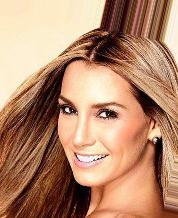
#> input picture faces/000001.jpg, 178 x 218 px; its folder holds only this picture in this run
$ jupyter execute 10_Eigenfaces.ipynb
#> lines starting #> are read from the running program, lines starting #| are printed output that depends on the picture
[cell 1]
# Import necessary packages
from __future__ import print_function
import os
import sys
import cv2
import numpy as np

[cell 2]
# Create data matrix from a list of images
def createDataMatrix(images):
	print("Creating data matrix",end=" ... ")
	'''
	Allocate space for all images in one data matrix.
	The size of the data matrix is
	( w  * h  * 3, numImages )
	where,
	w = width of an image in the dataset.
	h = height of an image in the dataset.
	3 is for the 3 color channels.
	'''

	numImages = len(images)
	sz = images[0].shape
	data = np.zeros((numImages, sz[0] * sz[1] * sz[2]), dtype=np.float32)
	for i in range(0, numImages):
		image = images[i].flatten()
		data[i,:] = image

	print("DONE")
	return data

[cell 3]
# Read images from the directory
def readImages(path):
#> called with path = 'faces'
	print("Reading images from " + path, end="...")
	# Create array of array of images.
	images = []
	# List all files in the directory and read points from text files one by one
	for filePath in sorted(os.listdir(path)):
		fileExt = os.path.splitext(filePath)[1]
		if fileExt in [".jpg", ".jpeg"]:

			# Add to array of images
			imagePath = os.path.join(path, filePath)
			im = cv2.imread(imagePath)
#> im is the input picture: shape (218, 178, 3); mean B, G, R 109.7, 137.1, 181

			if im is None :
				print("image:{} not read properly".format(imagePath))
			else :
				# Convert image to floating point
				im = np.float32(im)/255.0
				# Add image to list
				images.append(im)
				# Flip image
				imFlip = cv2.flip(im, 1);
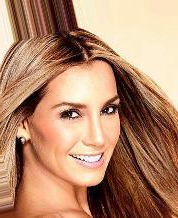
#> imFlip: shape (218, 178, 3) float32; mean B, G, R 0.43, 0.537, 0.71
				# Append flipped image
				images.append(imFlip)
	numImages = int(len(images) / 2)
#> numImages = 1
	# Exit if no image found
	if numImages == 0 :
		print("No images found")
		sys.exit(0)

	print(str(numImages) + " files read.")
#| 1 files read.
	return images

[cell 4]
# Add the weighted eigen faces to the mean face
def createNewFace(*args):
	# Start with the mean image
	output = averageFace

	# Add the eigen faces with the weights
	for i in range(0, NUM_EIGEN_FACES):
		'''
		OpenCV does not allow slider values to be negative.
		So we use weight = sliderValue - MAX_SLIDER_VALUE / 2
		'''
		sliderValues[i] = cv2.getTrackbarPos("Weight" + str(i), "Trackbars");
		weight = sliderValues[i] - MAX_SLIDER_VALUE/2
		output = np.add(output, eigenFaces[i] * weight)

	# Display Result at 2x size
	output = cv2.resize(output, (0,0), fx=2, fy=2)
	cv2.imshow("Result", output)

[cell 5]
def resetSliderValues(*args):
	for i in range(0, NUM_EIGEN_FACES):
		cv2.setTrackbarPos("Weight" + str(i), "Trackbars", int(MAX_SLIDER_VALUE/2));
	createNewFace()

[cell 6]
# Number of EigenFaces
NUM_EIGEN_FACES = 10

# Maximum weight
MAX_SLIDER_VALUE = 255

# Directory containing images
dirName = "faces"

# Read images
images = readImages(dirName)
#> images = 2 items

# Size of images
sz = images[0].shape
#> sz = (218, 178, 3)

# Create data matrix for PCA.
data = createDataMatrix(images)
#> in createDataMatrix, `numImages = len(images)`: numImages = 2

# Compute the eigenvectors from the stack of images created
print("Calculating PCA ", end="...")
mean, eigenVectors = cv2.PCACompute(data, mean=None, maxComponents=NUM_EIGEN_FACES)
print ("DONE")

averageFace = mean.reshape(sz)
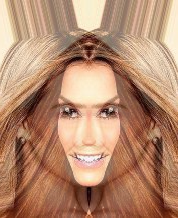
#> averageFace: shape (218, 178, 3) float32; mean of channels 0, 1, 2 0.43, 0.538, 0.71; drawn as B, G, R

eigenFaces = [];

for eigenVector in eigenVectors:
    eigenFace = eigenVector.reshape(sz)
    eigenFaces.append(eigenFace)
#> this loop made 2 passes
#> pass 1, `eigenFace = eigenVector.reshape(sz)`:
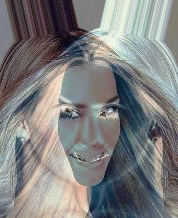
#> eigenFace: shape (218, 178, 3) float32; mean of channels 0, 1, 2 -2.02e-12, 2.64e-13, -3.72e-12; drawn with min black and max white
#> pass 2, `eigenFace = eigenVector.reshape(sz)`:
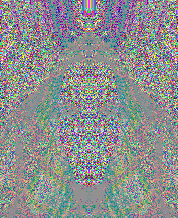
#> eigenFace: shape (218, 178, 3) float32; mean of channels 0, 1, 2 -0.000125, -0.00016, -0.000282; drawn with min black and max white
#> after the loop, eigenFaces = 2 items

# Create window for displaying Mean Face
cv2.namedWindow("Result", cv2.WINDOW_AUTOSIZE)

# Display result at 2x size
output = cv2.resize(averageFace, (0,0), fx=2, fy=2)
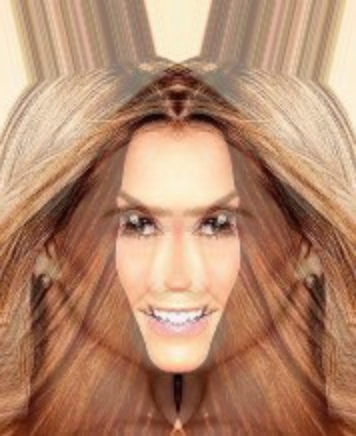
#> output: shape (436, 356, 3) float32; mean of channels 0, 1, 2 0.43, 0.537, 0.71; drawn as B, G, R
cv2.imshow("Result", output)

# Create Window for trackbars
cv2.namedWindow("Trackbars", cv2.WINDOW_AUTOSIZE)

sliderValues = []

# Create Trackbars
for i in range(0, NUM_EIGEN_FACES):
    sliderValues.append(int(MAX_SLIDER_VALUE/2))
    cv2.createTrackbar( "Weight" + str(i), "Trackbars", int(MAX_SLIDER_VALUE/2), MAX_SLIDER_VALUE, createNewFace)

# You can reset the sliders by clicking on the mean image.
cv2.setMouseCallback("Result", resetSliderValues);

print('''Usage:
Change the weights using the sliders
Click on the result window to reset sliders
Hit ESC to terminate program.''')

cv2.waitKey(0)
cv2.destroyAllWindows()

$ run again, on faces/000012.jpg
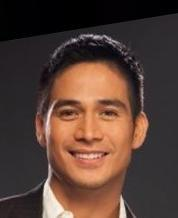
#> input picture faces/000012.jpg, 178 x 218 px
#> in readImages, im is the input picture: shape (218, 178, 3); mean B, G, R 53.8, 62.8, 85.8
#> in readImages, `imFlip = cv2.flip(im, 1);`:
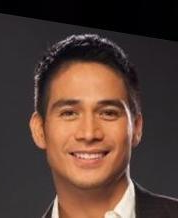
#> imFlip: shape (218, 178, 3) float32; mean B, G, R 0.211, 0.246, 0.336
#> in readImages, `numImages = int(len(images) / 2)`: numImages = 1
#| 1 files read.
#> images = 2 items
#> in createDataMatrix, `numImages = len(images)`: numImages = 2
#> the loop `for eigenVector in eigenVectors:` made 2 passes
#> pass 2, `eigenFace = eigenVector.reshape(sz)`:
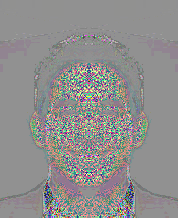
#> eigenFace: shape (218, 178, 3) float32; mean of channels 0, 1, 2 -0.000322, -0.00028, -0.000143; drawn with min black and max white
#> after the loop `for eigenVector in eigenVectors:`: eigenFaces = 2 items

$ run again, on faces/000013.jpg
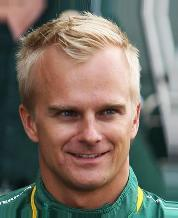
#> input picture faces/000013.jpg, 178 x 218 px
#> in readImages, im is the input picture: shape (218, 178, 3); mean B, G, R 103, 113.4, 121.8
#> in readImages, `imFlip = cv2.flip(im, 1);`:
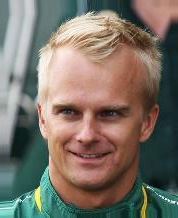
#> imFlip: shape (218, 178, 3) float32; mean B, G, R 0.404, 0.445, 0.478
#> in readImages, `numImages = int(len(images) / 2)`: numImages = 1
#| 1 files read.
#> images = 2 items
#> in createDataMatrix, `numImages = len(images)`: numImages = 2
#> the loop `for eigenVector in eigenVectors:` made 2 passes
#> pass 2, `eigenFace = eigenVector.reshape(sz)`:
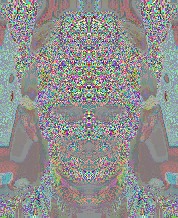
#> eigenFace: shape (218, 178, 3) float32; mean of channels 0, 1, 2 -0.000194, -0.000129, -0.000102; drawn with min black and max white
#> after the loop `for eigenVector in eigenVectors:`: eigenFaces = 2 items

$ run again, on faces/000016.jpg
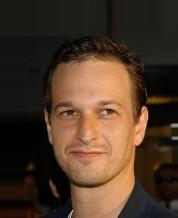
#> input picture faces/000016.jpg, 178 x 218 px
#> in readImages, im is the input picture: shape (218, 178, 3); mean B, G, R 39.3, 54.9, 75
#> in readImages, `imFlip = cv2.flip(im, 1);`:
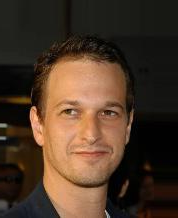
#> imFlip: shape (218, 178, 3) float32; mean B, G, R 0.154, 0.215, 0.294
#> in readImages, `numImages = int(len(images) / 2)`: numImages = 1
#| 1 files read.
#> images = 2 items
#> in createDataMatrix, `numImages = len(images)`: numImages = 2
#> the loop `for eigenVector in eigenVectors:` made 2 passes
#> pass 2, `eigenFace = eigenVector.reshape(sz)`:
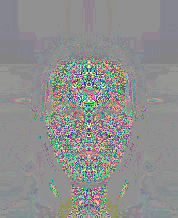
#> eigenFace: shape (218, 178, 3) float32; mean of channels 0, 1, 2 -0.000313, -0.000208, -0.000282; drawn with min black and max white
#> after the loop `for eigenVector in eigenVectors:`: eigenFaces = 2 items
